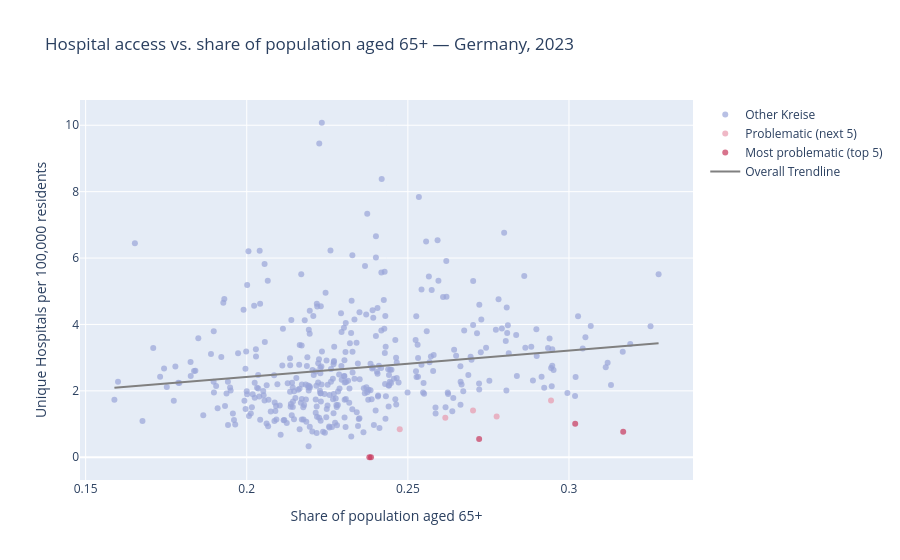

Write notebook code for a chart like this one.
### Code cell
fig = px.scatter(
    merged,
    x="share_65_plus",
    y="hospitals_per_100k",
    color="category",
    color_discrete_map=color_map,
    hover_name="kreis_name",
    trendline="ols",
    trendline_scope="overall",          # one trendline for all data, not per category
    trendline_color_override="gray",
    title="Hospital access vs. share of population aged 65+ — Germany, 2023",
    labels={
        "share_65_plus":      "Share of population aged 65+",
        "hospitals_per_100k": "Unique Hospitals per 100,000 residents",
        "category":           "",       # hide the legend title
    },
    opacity=0.7,
)

fig.update_traces(textposition="top center", textfont_size=10)


fig.add_annotation(
    text=("Source: Destatis Krankenhausverzeichnis 2023 · "
          "Regionalstatistik table 12411-03-03-4 (Bevölkerung nach Altersgruppen).<br>"
          "Hamburg and Berlin excluded due to Kreis-granularity mismatch."),
    xref="paper", yref="paper",
    x=0, y=-0.28,
    showarrow=False,
    font=dict(size=10, color="gray"),
    xanchor="left",
)
fig.update_layout(margin=dict(b=80)) 

fig.show()

### Figure 1 — Plotly figure (JSON) as saved in the notebook; plotly's stock layout.template omitted (floating-point values rounded to 4 significant figures; data arrays with more than 128 entries replaced by an {"elided": "..."} marker saying what was removed)
{"data": [{"hovertemplate": "<b>%{hovertext}</b><br><br>=Other Kreise<br>Share of population aged 65+=%{x}<br>Unique Hospitals per 100,000 residents=%{y}<extra></extra>", "hovertext": {"elided": "388 str values"}, "legendgroup": "Other Kreise", "marker": {"color": "#9AA5D9", "opacity": 0.7, "symbol": "circle"}, "mode": "markers", "name": "Other Kreise", "orientation": "v", "showlegend": true, "textfont": {"size": 10}, "textposition": "top center", "type": "scatter", "x": {"elided": "388 float values"}, "xaxis": "x", "y": {"elided": "388 float values"}, "yaxis": "y"}, {"hovertemplate": "<b>%{hovertext}</b><br><br>=Problematic (next 5)<br>Share of population aged 65+=%{x}<br>Unique Hospitals per 100,000 residents=%{y}<extra></extra>", "hovertext": ["      Wolfenbüttel, Landkreis", "      Wunsiedel i.Fichtelgebirge, Landkreis", "      Chemnitz, kreisfreie Stadt", "      Börde, Landkreis", "      Burgenlandkreis"], "legendgroup": "Problematic (next 5)", "marker": {"color": "#E89AAE", "opacity": 0.7, "symbol": "circle"}, "mode": "markers", "name": "Problematic (next 5)", "orientation": "v", "showlegend": true, "textfont": {"size": 10}, "textposition": "top center", "type": "scatter", "x": [0.2475, 0.2702, 0.2776, 0.2616, 0.2944], "xaxis": "x", "y": [0.8436, 1.409, 1.224, 1.186, 1.712], "yaxis": "y"}, {"hovertemplate": "<b>%{hovertext}</b><br><br>=Most problematic (top 5)<br>Share of population aged 65+=%{x}<br>Unique Hospitals per 100,000 residents=%{y}<extra></extra>", "hovertext": ["      Rhein-Pfalz-Kreis", "      Fürth, Landkreis", "      Elbe-Elster, Landkreis", "      Mansfeld-Südharz, Landkreis", "      Saalekreis"], "legendgroup": "Most problematic (top 5)", "marker": {"color": "#C8385C", "opacity": 0.7, "symbol": "circle"}, "mode": "markers", "name": "Most problematic (top 5)", "orientation": "v", "showlegend": true, "textfont": {"size": 10}, "textposition": "top center", "type": "scatter", "x": [0.2386, 0.2381, 0.3019, 0.3168, 0.2721], "xaxis": "x", "y": [0.0, 0.0, 1.013, 0.7683, 0.5474], "yaxis": "y"}, {"hovertemplate": "<b>OLS trendline</b><br>hospitals_per_100k = 7.93792 * share_65_plus + 0.83036<br>R<sup>2</sup>=0.028519<br><br>Share of population aged 65+=%{x}<br>Unique Hospitals per 100,000 residents=%{y} <b>(trend)</b><extra></extra>", "legendgroup": "Overall Trendline", "line": {"color": "gray"}, "mode": "lines", "name": "Overall Trendline", "showlegend": true, "textfont": {"size": 10}, "textposition": "top center", "type": "scatter", "x": {"elided": "398 float values"}, "xaxis": "x", "y": {"elided": "398 float values"}, "yaxis": "y"}], "layout": {"annotations": [{"font": {"color": "gray", "size": 10}, "showarrow": false, "text": "Source: Destatis Krankenhausverzeichnis 2023 · Regionalstatistik table 12411-03-03-4 (Bevölkerung nach Altersgruppen).<br>Hamburg and Berlin excluded due to Kreis-granularity mismatch.", "x": 0, "xanchor": "left", "xref": "paper", "y": -0.28, "yref": "paper"}], "legend": {"title": {"text": ""}, "tracegroupgap": 0}, "margin": {"b": 80}, "title": {"text": "Hospital access vs. share of population aged 65+ — Germany, 2023"}, "xaxis": {"anchor": "y", "domain": [0, 1], "title": {"text": "Share of population aged 65+"}}, "yaxis": {"anchor": "x", "domain": [0, 1], "title": {"text": "Unique Hospitals per 100,000 residents"}}}}
